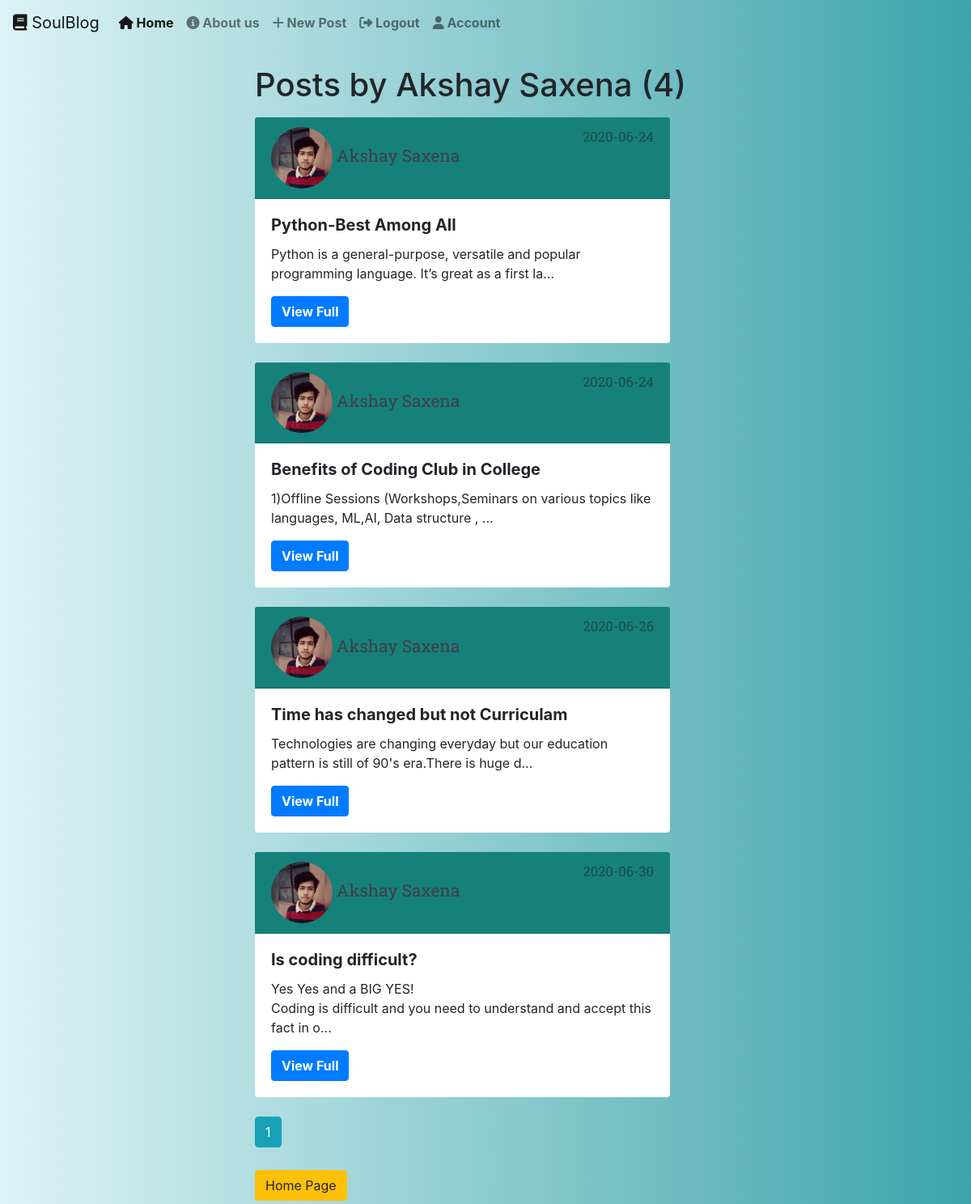
Screenshot of /user/Akshay Saxena (signed in) with the database file from the repository.
### Flask_Projects/models.py (models this page shows, shortened)
class User(db.Model,UserMixin):
    id=db.Column(db.Integer,primary_key=True)
    username=db.Column(db.String(30),unique=True,nullable=False)
    email=db.Column(db.String(130),unique=True,nullable=False)
    password=db.Column(db.String(30),unique=True,nullable=False)
    img_file=db.Column(db.String(30),nullable=False,default='def.png')
    posts=db.relationship('Post',backref='author',lazy=True)

class Post(db.Model):
    id = db.Column(db.Integer, primary_key=True)
    title=db.Column(db.String(30),nullable=False)
    date_post=db.Column(db.DateTime,nullable=False,default=datetime.utcnow)
    content=db.Column(db.Text,nullable=False)
    user_id=db.Column(db.Integer,db.ForeignKey('user.id'),nullable=False)

### Flask_Projects/users/routes.py (the view)
@users.route("/user/<string:username>")
def userposts(username):
    page=request.args.get('page',1,type=int)
    user=User.query.filter_by(username=username).first_or_404()
    posts=Post.query.filter_by(author=user)\
            .paginate(page=page,per_page=4)
    return render_template('userpost.html',posts=posts,user=user,title=f"{user.username} Posts")

### Flask_Projects/models.py (called while the page is built)
@login_manager.user_loader
def loader_user(user_id):
    return User.query.get(int(user_id))

### Flask_Projects/templates/userpost.html (shortened to what this page needs)
{% extends "base.html" %}
{% block content %}
  <div class="container-fluid mt-4 userpost-cont-css">
    <h1 class="mb-3" id="userpost-head">Posts by {{ user.username }} ({{ posts.total }})</h1>
    {% for post in posts.items %}
      <div class="card card-css card-css-align">
        <div class="card-header blog-css" >
          <img class="article-img" src="{{ url_for('static', filename='profilepic/' + post.author.img_file) }}">
          <a class="mr-2" id="usertag" href="{{ url_for('users.userposts', username=post.author.username) }}">{{ post.author.username }}</a>
          <small class="text-muted"> <span id="time-css"> {{ post.date_post.strftime('%Y-%m-%d') }}
          </span> </small>
        </div>
        <div class="card-body">
          <h5 class="card-title"><b>{{post.title}}</b></h5>
          <p class="card-text">{{post.content|truncate(100, True)}}</p>
          <a href="{{url_for('posts.post',post_id=post.id)}}" class="btn btn-primary"><b>View Full</b></a>
        </div>
      </div>
      <br>
    {% endfor %}
    {% for page_num in posts.iter_pages(left_edge=1, right_edge=1, left_current=1, right_current=2) %}
      {% if page_num %}
        {% if posts.page == page_num %}
          <a class="btn btn-info mb-4" href="{{ url_for('users.userposts', username=user.username, page=page_num) }}">{{ page_num }}</a>
        {% else %}
          <a class="btn btn-outline-info mb-4" href="{{ url_for('users.userposts', username=user.username, page=page_num) }}">{{ page_num }}</a>
        {% endif %}
      {% else %}
        ...
      {% endif %}
    {% endfor %}
    <div>
    <a class="btn btn-warning btn-md mt-1 mb-1 btnhome-css" href="{{ url_for('main.homepage') }}">Home Page</a>
  </div>
  </div>
{% endblock content %}

### Flask_Projects/static/base.css (style rules this page uses)
.card { width: 50%; }
.article-img { border-radius: 50%; width: 20%; }
.blog-css { font-family: 'Roboto Slab', serif; font-size: 160%; background-color: #16817a; }

### Flask_Projects/templates/userpost.html (style rules this page uses)
.userpost-cont-css { width: 50%; }
.card { width: 90%; border: 0px; }
.card-header { font-family:'Roboto Slab', serif; background-color:#16817a; font-size: 130%; }
.article-img { border-radius: 60%; width: 16%; }
.card-text { white-space: pre-wrap; }
#time-css { color: #184d47; float: right; }
.btnhome-css { margin-top: 30%; }
#usertag { color: #3f3f44; }

### Flask_Projects/templates/base.html (style rules this page uses)
body { background-image:linear-gradient(90deg,#ddf3f5,#3da4ab); }

### rows the page displays
User: username "Akshay Saxena"
Post: img_file (picture), author.username "Akshay Saxena", date_post "2020-06-24", title "Python-Best Among All", content "Python is a general-purpose, versatile and popular programming language. It’s great as a first la..."
Post: img_file (picture), author.username "Akshay Saxena", date_post "2020-06-24", title "Benefits of Coding Club in College", content "1)Offline Sessions (Workshops,Seminars on various topics like languages, ML,AI, Data structure , ..."
Post: img_file (picture), author.username "Akshay Saxena", date_post "2020-06-26", title "Time has changed but not Curriculam", content "Technologies are changing everyday but our education pattern is still of 90's era.There is huge d..."
Post: img_file (picture), author.username "Akshay Saxena", date_post "2020-06-30", title "Is coding difficult?", content "Yes Yes and a BIG YES! Coding is difficult and you need to understand and accept this fact in o..."

### other values shown
{{ posts.total }} "4"
{{ page_num }} "1"
